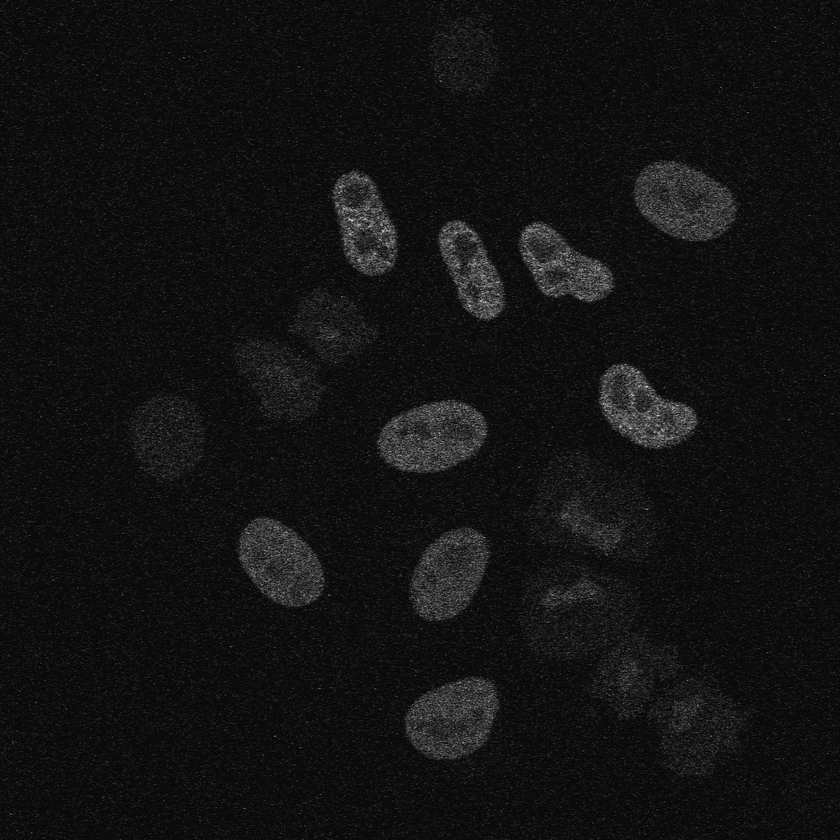
%> input picture BIP/test-images/3TS0007.tif, 840 x 840 px, shrunk from 1024 x 1024 before the run
$ octave main.m   (GNU Octave 9; MATLAB toolbox functions it lacks are replaced by stand-ins)
%> lines starting %> are read from the running program, lines starting %| are printed output that depends on the picture; in (x1, y1, x2, y2) boxes, pixels count from 0 and x2, y2 are one past the last pixel; in counts of white or black regions, pixels touching at a corner belong together; the program's own positions count from 1
### BIP/HW1-sa6y5/myhist.m
function [ h,binedges ] = myhist( I,nbins, mask )
%   Calculates the histogram of an image
    if nargin < 2
        nbins = 256;
    end
    if nargin < 3
        mask = true(size(I));
    else
        mask = logical(mask);
    end
    binedges = linspace(0,255,nbins);
    maskedImg = I(mask);
    h = zeros(1,nbins);
    for i = 1: numel(binedges)-1
        h(i) = size(find(maskedImg >= binedges(i) & maskedImg < binedges(i+1)),1);
        if i == numel(binedges)-1
            h(i) = size(find(maskedImg >= binedges(i) & maskedImg <= binedges(i+1)),1);
        end
    end
end

### BIP/HW1-sa6y5/main.m
img = imread('test-images/3TS0007.tif');
%> img is the input picture: size 840x840 uint8; min 0, max 230, mean 18.3
mask = imread('test-images/mask.tif');
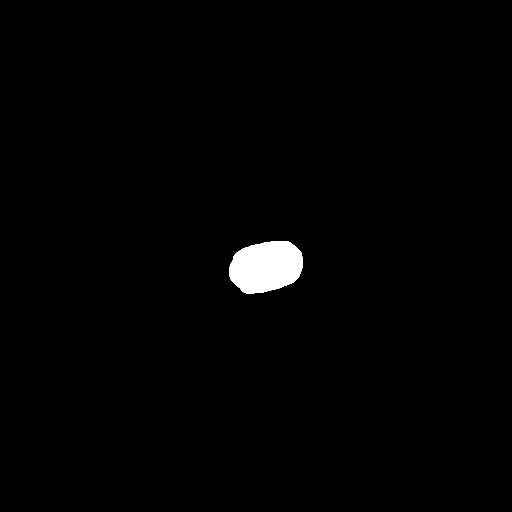
%> input picture BIP/test-images/mask.tif, 1024 x 1024 px (shown at 1/2 size)
%> mask: size 1024x1024 logical; 1.2% white; 1 white region, box (x1, y1, x2, y2) and area: (458, 482, 605, 587) 12114

% Histogram of the whole image
% [H, edges] = myhist(img);

% Histogram of the masked image
[H,edges] = myhist(img,256,mask);
%> after the loop in myhist, `for i = 1: numel(binedges)-1`: h = 256 values, max 1424 at index 12, min 0 at index 1, mean 47.32
%> H has the same summary as h in myhist; edges = 256 values from 0 to 255
stem(edges,H,'Marker', 'none');
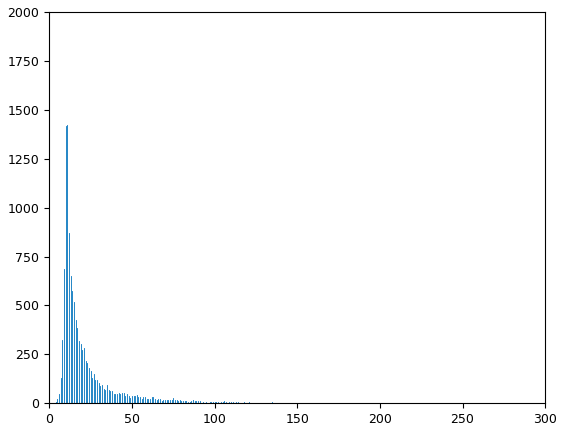
%> figure redrawn from the program's plot data; highest point at x = 11, y = 1424


%% Linear contrast stretching

% [6 lines of commented-out code are left out]
